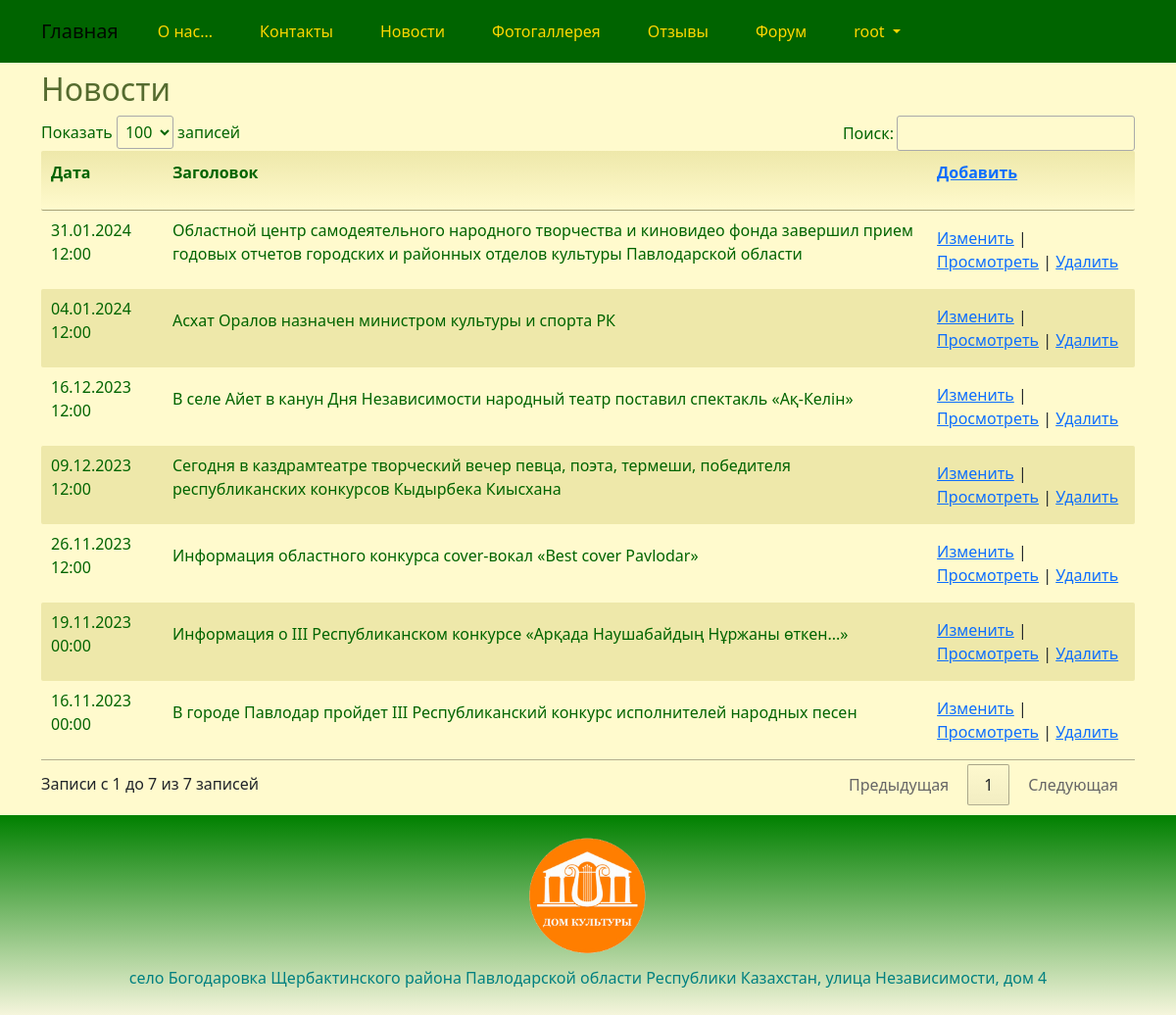
The page /news/index/ (signed in) on the database its author committed.
### house/models.py (models this page shows)
class News(models.Model):
    daten = models.DateTimeField(_('daten'))
    title = models.CharField(_('title_news'), max_length=256)
    details = models.TextField(_('details_news'))
    photo = models.ImageField(_('photo_news'), upload_to='images/', blank=True, null=True)
    class Meta:
        db_table = 'news'
        indexes = [
            models.Index(fields=['daten']),
        ]
        ordering = ['daten']

### house/views.py (the view)
# urls.py: path('news/index/', views.news_index, name='news_index'),
@login_required
@group_required("Managers")
def news_index(request):
    news = News.objects.all().order_by('-daten')
    return render(request, "news/index.html", {"news": news})

### house/views.py (called while the page is built)
def group_required(*group_names):
    def in_groups(u):
        if u.is_authenticated:
            if bool(u.groups.filter(name__in=group_names)) | u.is_superuser:
                return True
        return False
    return user_passes_test(in_groups, login_url='403')

### templates/news/index.html (shortened to what this page needs)
{% extends "base.html" %}
{% load i18n %}
{% block content %}
<h2>{% trans "newss" %}</h2>
{% if news.count > 0 %}
<div class="row">
	<table id="myTable" class="table-manager" style="width:100%">
		<thead>
			<tr>
				<th><p>{% trans "daten" %}</p></th>
				<th><p>{% trans "title" %}</p></th>
				<th><p><a href="{% url 'news_create'%}">{% trans "Add" %}</a></p></th>
			</tr>
		</thead>
		<tbody>
			{% for n in news %}
			<tr>
				<td>
					<p>{{ n.daten | date:"d.m.Y H:i"}}</p>
				</td>
				<td>
					<p>{{ n.title }}</p>
				</td>
				<td>
					<a href="{% url 'news_edit' n.id %}">{% trans "Change" %}</a> |
					<a href="{% url 'news_read' n.id %}">{% trans "View" %}</a> |
					<a onclick="return confirm('Удалить запись?')" href="{% url 'news_delete' n.id %}">{% trans "Delete" %}</a>
				</td>
			</tr>
			{% endfor %}
		</tbody>
	</table>
</div>
{% else %}
<a href="{% url 'news_create'%}">{% trans "Create" %}</a>
{% endif %}
{% endblock content %}

### templates/base.html (shortened to what this page needs)
<!DOCTYPE html>
{% load static %}
{% load i18n %}
<html>
<head>
	<link href="https://cdn.jsdelivr.net/npm/bootstrap@5.0.2/dist/css/bootstrap.min.css" rel="stylesheet">
	<link rel="stylesheet" href="{% static 'css/styles.css' %}" />
	<link rel="stylesheet" href="{% static 'css/choosen.css' %}" />
</head>
	<nav class="navbar navbar-expand-lg navbar-light justify-content-center">
		<div class="container">
			<a class="navbar-brand" href="{{ HTTP_HOST }}/">{% trans "Home" %}</a>
			<div class="collapse navbar-collapse" id="mainMenu">
				<ul class="navbar-nav me-auto mb-2 mb-lg-0">
					<li class="nav-link">
						<a class="dropdown-item" href="{% url 'about' %}">{% trans "about" %}</a>
					</li>
					<li class="nav-link">
						<a class="dropdown-item" href="{% url 'contact' %}">{% trans "contacts" %}</a>
					</li>
					<li class="nav-link">
						<a class="dropdown-item" href="{% url 'news_list' %}">{% trans "newss" %}</a>
					</li>
					<li class="nav-link">
						<a class="dropdown-item" href="{% url 'photogallery' %}">{% trans "photogallery" %}</a>
					</li>
					<li class="nav-link">
						<a class="dropdown-item" href="{% url 'reviews_list' %}">{% trans "reviews" %}</a>
					</li>
					{% if user.is_authenticated %}
						<li class="nav-link">
							<a class="dropdown-item" href="{% url 'forum' %}">{% trans "forum" %}</a>
						</li>
						<li class="nav-link dropdown">
							<a class="dropdown-item dropdown-toggle" href="#" id="navbarDropdown" role="button" data-bs-toggle="dropdown" aria-expanded="false">
							{{ user.username }}
							</a>
						</li>
					{% else %}
						<form class="form-inline ml-auto">
							<a href="{% url 'login' %}" class="btn btn-outline-secondary">{% trans "Log In" %}</a>
							<a href="{% url 'signup' %}" class="btn btn-primary ml-2">{% trans "Sign up" %}</a>
						</form>
					{% endif %}
						{% get_current_language as LANGUAGE_CODE %}
						{% get_available_languages as LANGUAGES %}
						{% get_language_info_list for LANGUAGES as languages %}
				</ul>
			</div>
		</div>
	</nav>
<body>
	<div class="container">
		{% block content%}{% endblock content %}
	</div>
</body>
<footer class="container-fluid text-center bg-lightgray">
	<div class="copyrights">
		<img src="{% static 'images/logo.png' %}" alt="logo" style="height:144px; padding: 10px;">
	</div>
	<p>село Богодаровка Щербактинского района Павлодарской области Республики Казахстан, улица Независимости, дом 4</p>
</footer>
<link rel="stylesheet" href="https://cdn.datatables.net/1.11.2/css/jquery.dataTables.min.css">
<link href="{% static 'css/jquery.fancybox.min.css' %}" rel="stylesheet">
</html>

### static/css/styles.css (style rules this page uses)
:root { --navbar-background-color: DarkGreen; --navbar-text-color: Gold; --main-background-color-light: LemonChiffon; --main-background-color-dark: PaleGoldenrod; --main-text-color: DarkGreen; --main-header-color: DarkOliveGreen; --main-text-attention-color: Purple; --footer-background-color-light: Beige; --footer-background-color-dark: Green; --footer-text-color: Teal; --card-background-color-light: LemonChiffon; --card-background-color-dark: PaleGoldenrod; --card-text-color: SeaGreen; --table-background-color-light: LemonChiffon; --table-background-color-dark: PaleGoldenrod; --table-text-color: DarkGreen; --star-size: 30px; --star-color: Yellow; --star-background: Gold ; }
.navbar { background-color: var(--navbar-background-color); color: var(--navbar-text-color); }
.navbar .navbar-nav, .navbar .navbar-nav .navbar-text { color: var(--navbar-text-color); }
.navbar ul { background-color: var(--navbar-background-color); color: var(--navbar-text-color); }
.navbar li { background-color: var(--navbar-background-color); color: var(--navbar-text-color); }
.navbar a { background-color: var(--navbar-background-color); color: var(--navbar-text-color); }
.navbar-brand { background-color: var(--navbar-background-color); color: var(--navbar-text-color); }
.nav-link a { background-color: var(--navbar-background-color); color: var(--navbar-text-color); }
body { background-color: var(--main-background-color-light); }
h1, h2, h3, h4, h5, h6 { color: var(--main-header-color); }
p, ul, li, label { color: var(--main-text-color); }
.table-manager { width: 100%; border: none; margin-bottom: 20px; }
.table-manager thead th { font-weight: bold; text-align: center; padding: 10px; background-image: linear-gradient(top, var(--main-background-color-dark), var(--main-background-color-light)); background-image: -o-linear-gradient(top, var(--main-background-color-dark), var(--main-background-color-light)); background-image: -moz-linear-gradient(top, var(--main-background-color-dark), var(--main-background-color-light)); background-image: -webkit-linear-gradient(top, var(--main-background-color-dark), var(--main-background-color-light)); }
.table-manager thead tr th:first-child { border-radius: 2px 0 0 2px; }
.table-manager thead tr th:last-child { border-radius: 0 2px 2px 0; }
.table-manager tbody td { text-align: left; border: none; padding: 5px 10px; vertical-align: top; }
.table-manager tbody tr:nth-child(odd) { background: var(--main-background-color-light); }
.table-manager tbody tr:nth-child(even) { background: var(--main-background-color-dark); }
.table-manager tbody tr td:first-child { border-radius: 2px 0 0 2px; }
.table-manager tbody tr td:last-child { border-radius: 0 2px 2px 0; }
footer { background-image: linear-gradient(top, var(--footer-background-color-dark), var(--footer-background-color-light)); background-image: -o-linear-gradient(top, var(--footer-background-color-dark), var(--footer-background-color-light)); background-image: -moz-linear-gradient(top, var(--footer-background-color-dark), var(--footer-background-color-light)); background-image: -webkit-linear-gradient(top, var(--footer-background-color-dark), var(--footer-background-color-light)); margin-top: 10px; padding: 10px; }
footer p { color: var(--footer-text-color); }

### rows shown on the page
News: daten "31.01.2024 12:00", title "Областной центр самодеятельного народного творчества и киновидео фонда завершил прием годовых отчетов городских и районных отделов культуры Павлодарской области"
News: daten "04.01.2024 12:00", title "Асхат Оралов назначен министром культуры и спорта РК"
News: daten "16.12.2023 12:00", title "В селе Айет в канун Дня Независимости народный театр поставил спектакль «Ақ-Келін»"
News: daten "09.12.2023 12:00", title "Сегодня в каздрамтеатре творческий вечер певца, поэта, термеши, победителя республиканских конкурсов Кыдырбека Киысхана"
News: daten "26.11.2023 12:00", title "Информация областного конкурса cover-вокал «Best cover Pavlodar»"
News: daten "19.11.2023 00:00", title "Информация о III Республиканском конкурсе «Арқада Наушабайдың Нұржаны өткен...»"
News: daten "16.11.2023 00:00", title "В городе Павлодар пройдет III Республиканский конкурс исполнителей народных песен"

### other values the page prints
{{ user.username }} "root"
